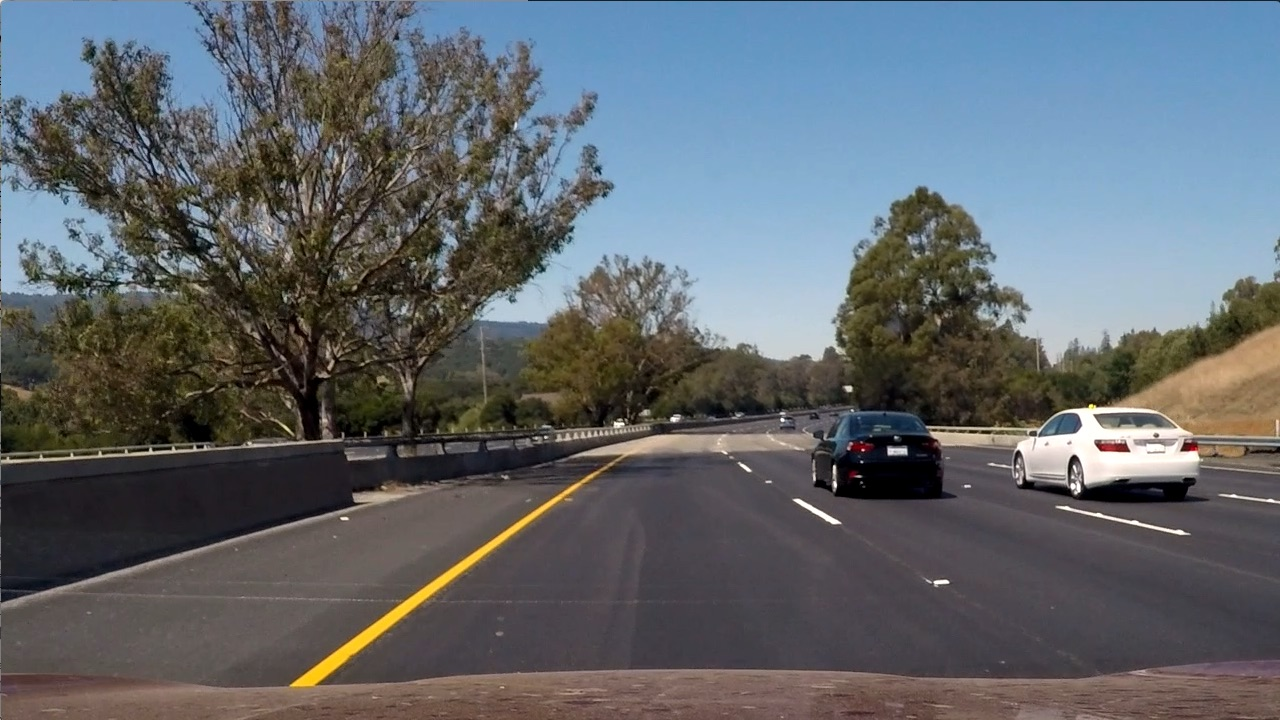
#> input picture SDC_01/calibration_wide/test6.jpg, 1280 x 720 px
$ jupyter execute 'SDC_01_16_29_HLS and Color Thresholds.ipynb'
#> lines starting #> are read from the running program, lines starting #| are printed output that depends on the picture
[cell 1]
import numpy as np
import cv2
import matplotlib.pyplot as plt
import matplotlib.image as mpimg

[cell 2]
image = mpimg.imread('calibration_wide/test6.jpg')
#> image is the input picture: shape (720, 1280, 3); mean R, G, B 97, 102.6, 107.9
plt.imshow(image)

[cell 3]
gray = cv2.cvtColor(image, cv2.COLOR_RGB2GRAY)
plt.imshow(gray)

[cell 4]
thresh = (180, 255)
binary = np.zeros_like(gray)
binary[(gray > thresh[0]) & (gray <= thresh[1])] = 1
plt.imshow(binary)

[cell 5]
R = image[:,:,0]
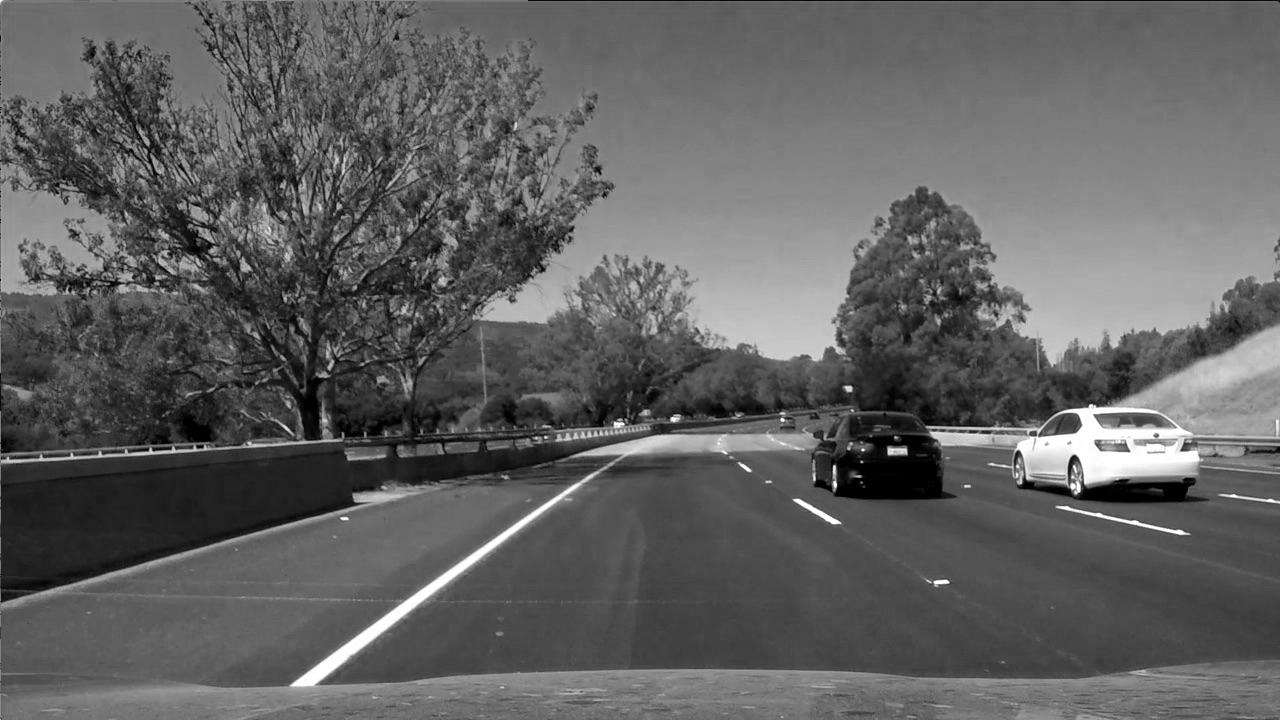
#> R: shape (720, 1280); min 0, max 255, mean 97
G = image[:,:,1]
B = image[:,:,2]
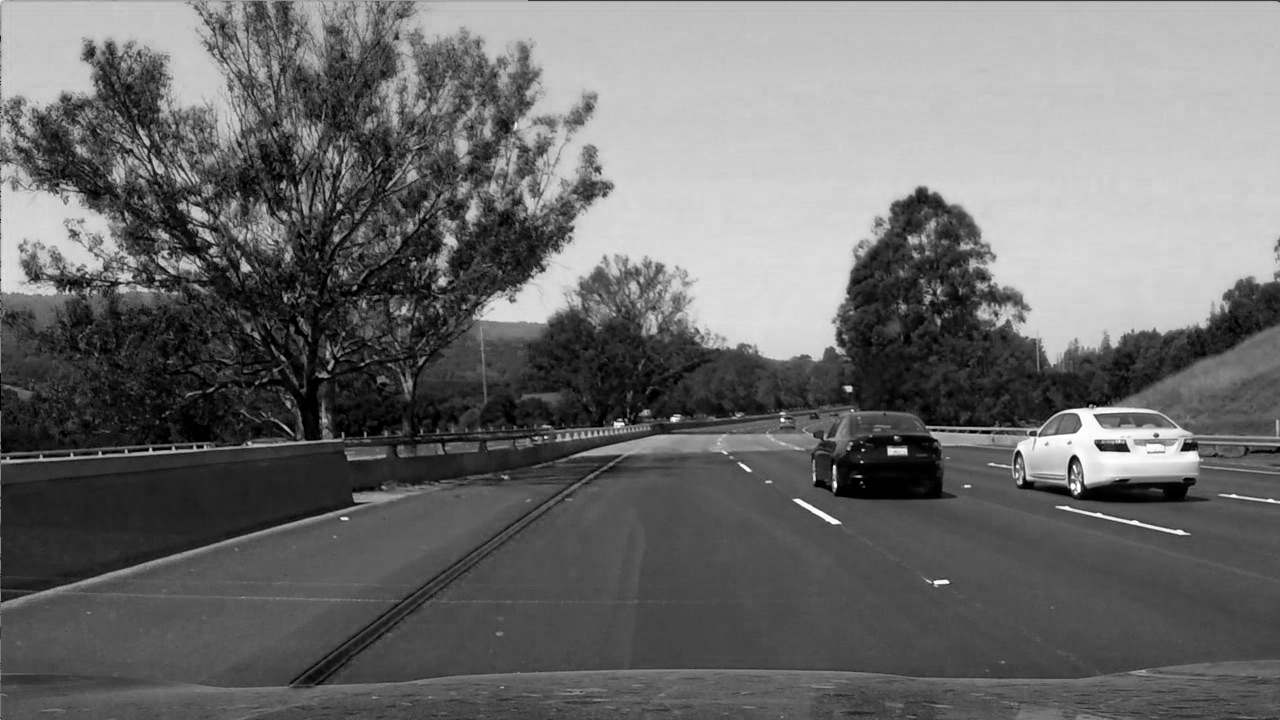
#> B: shape (720, 1280); min 0, max 255, mean 107.9

[cell 6]
plt.imshow(R, cmap='gray')

[cell 7]
plt.imshow(G, cmap='gray')

[cell 8]
plt.imshow(B, cmap='gray')

[cell 9]
thresh = (200, 255)
binary = np.zeros_like(R)
binary[(R > thresh[0]) & (R <= thresh[1])] = 1
plt.imshow(binary)

[cell 10]
hls = cv2.cvtColor(image, cv2.COLOR_RGB2HLS)
#> hls: shape (720, 1280, 3); mean of channels 0, 1, 2 76.7, 102.2, 57.5
H = hls[:,:,0]
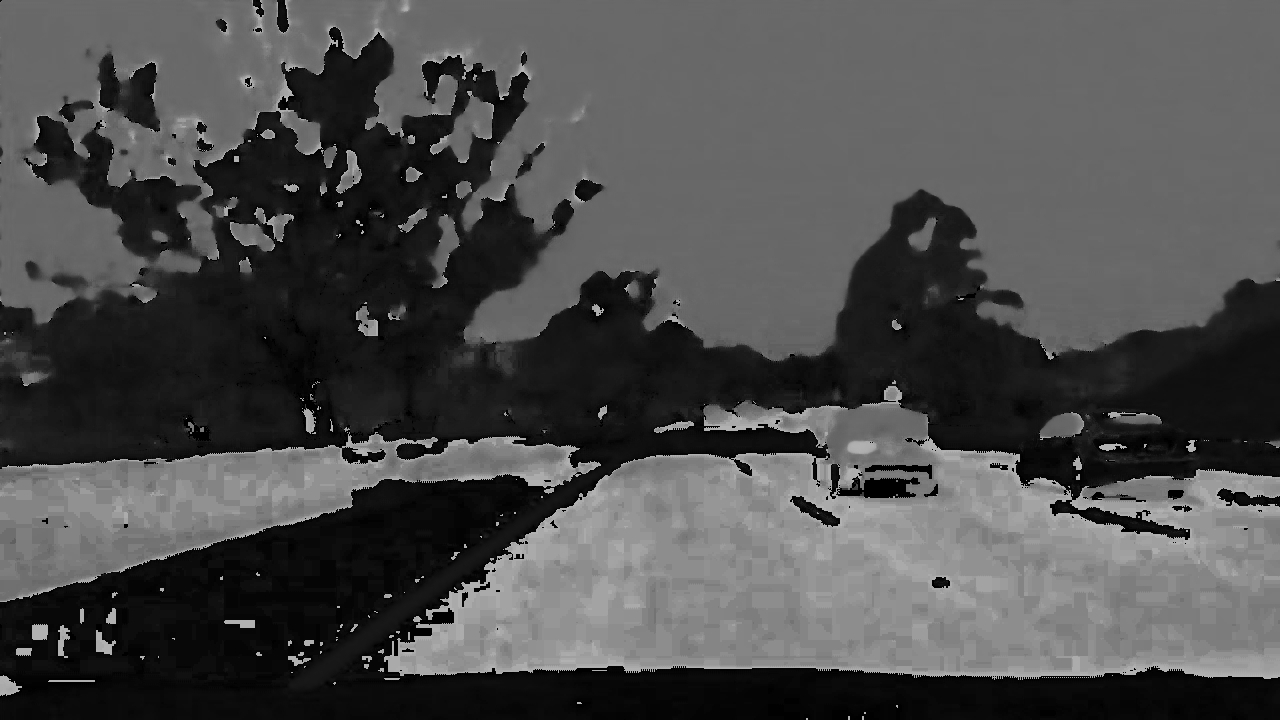
#> H: shape (720, 1280); min 0, max 180, mean 76.7
L = hls[:,:,1]
S = hls[:,:,2]
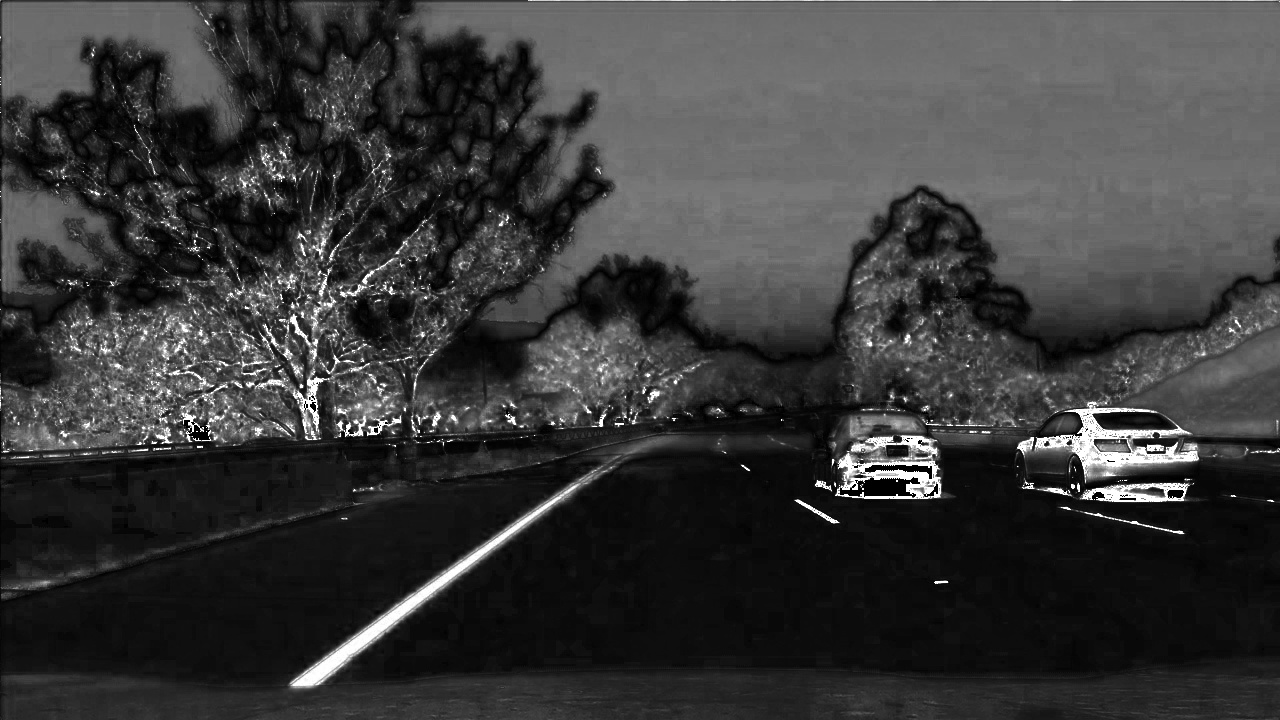
#> S: shape (720, 1280); min 0, max 255, mean 57.5

[cell 11]
plt.imshow(H, cmap='gray')

[cell 12]
plt.imshow(L, cmap='gray')

[cell 13]
plt.imshow(S, cmap='gray')

[cell 14]
thresh = (15, 100)
binary = np.zeros_like(H)
binary[(H > thresh[0]) & (H <= thresh[1])] = 1
plt.imshow(binary)
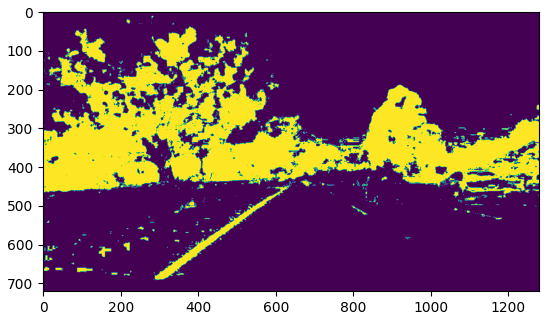
#> figure drawn by matplotlib, 1 panel

[cell 15]
thresh = (90, 255)
binary = np.zeros_like(S)
binary[(S > thresh[0]) & (S <= thresh[1])] = 1
plt.imshow(binary)
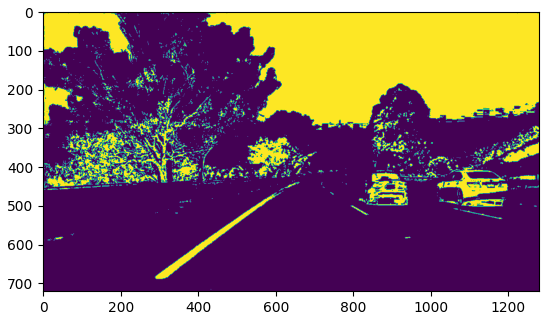
#> figure drawn by matplotlib, 1 panel

$ run again, with SDC_01/calibration_wide/GOPR0032.jpg copied over SDC_01/calibration_wide/test6.jpg
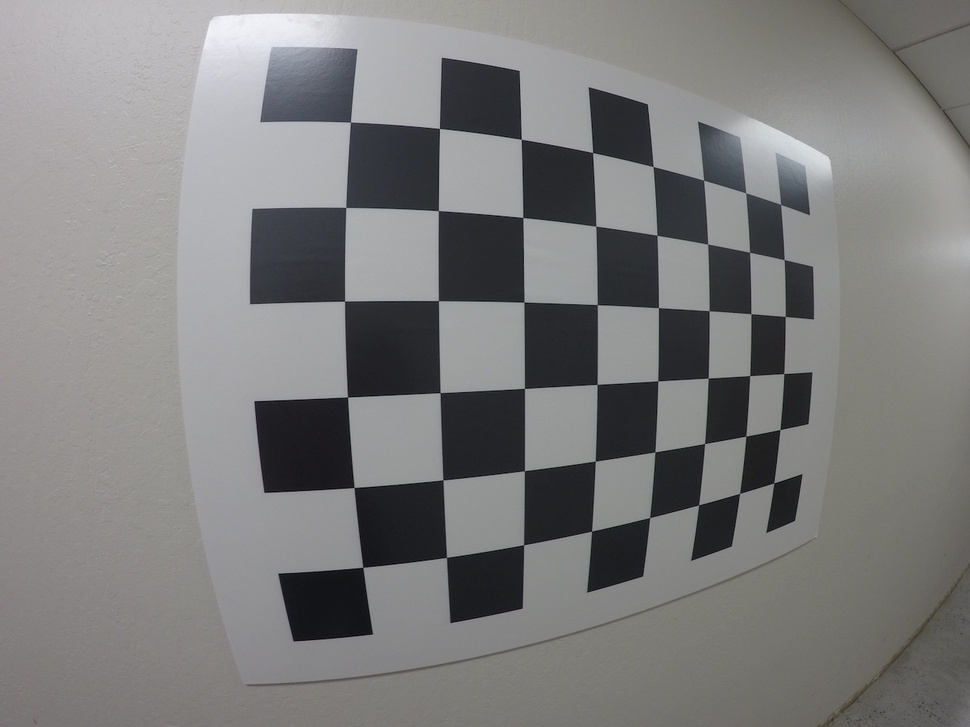
#> input picture SDC_01/calibration_wide/GOPR0032.jpg, 970 x 727 px, shrunk from 1280 x 960 before the run
#> image is the input picture: shape (727, 970, 3); mean R, G, B 125.1, 124.9, 124.7
#> hls: shape (727, 970, 3); mean of channels 0, 1, 2 68.3, 125.1, 8
#> `S = hls[:,:,2]`:
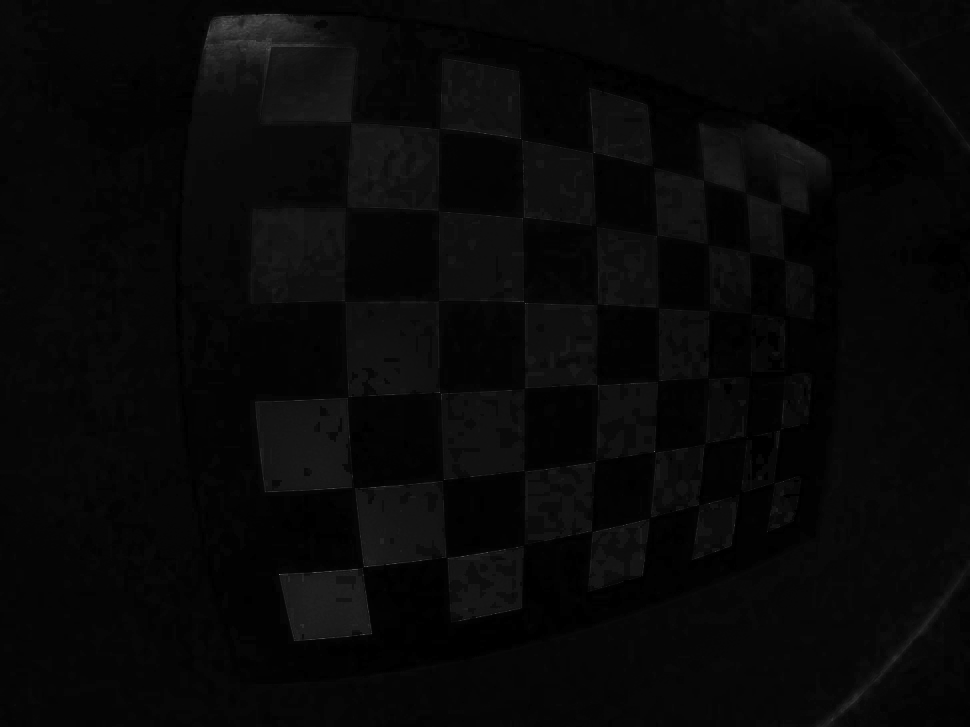
#> S: shape (727, 970); min 0, max 116, mean 8
#> `[cell 14] thresh = (15, 100) binary = np.zeros_like(H) binary[(H > thr..`:
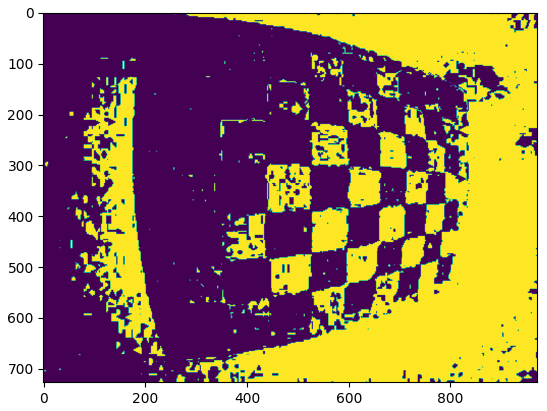
#> figure drawn by matplotlib, 1 panel

$ run again, with SDC_01/calibration_wide/GOPR0033.jpg copied over SDC_01/calibration_wide/test6.jpg
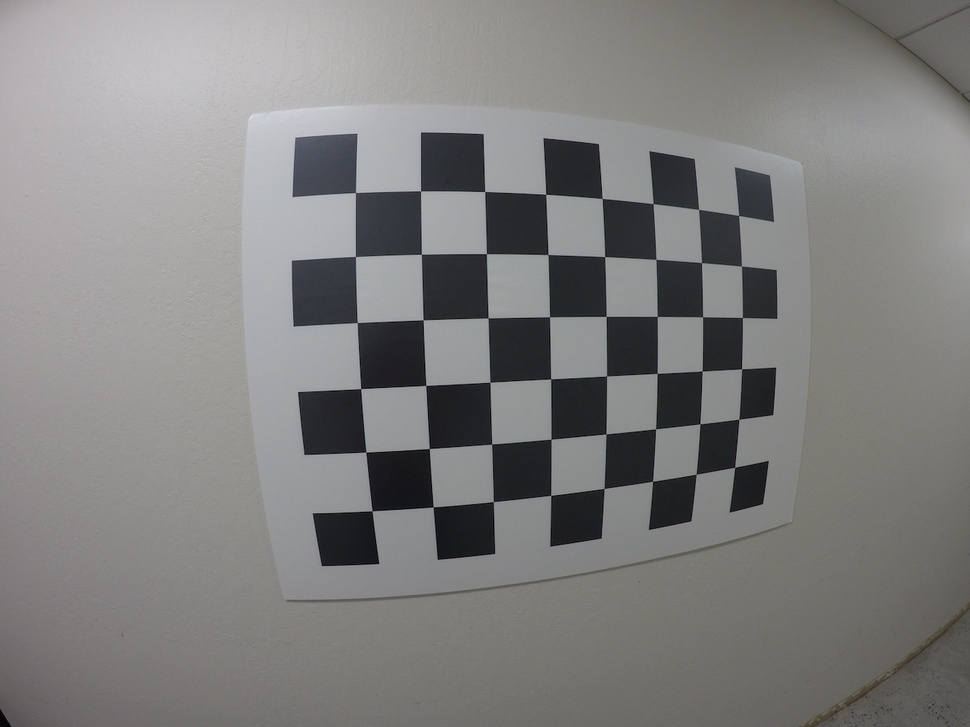
#> input picture SDC_01/calibration_wide/GOPR0033.jpg, 970 x 727 px, shrunk from 1280 x 960 before the run
#> image is the input picture: shape (727, 970, 3); mean R, G, B 128.1, 127.5, 126.8
#> hls: shape (727, 970, 3); mean of channels 0, 1, 2 67.9, 127.6, 6.9
#> `S = hls[:,:,2]`:
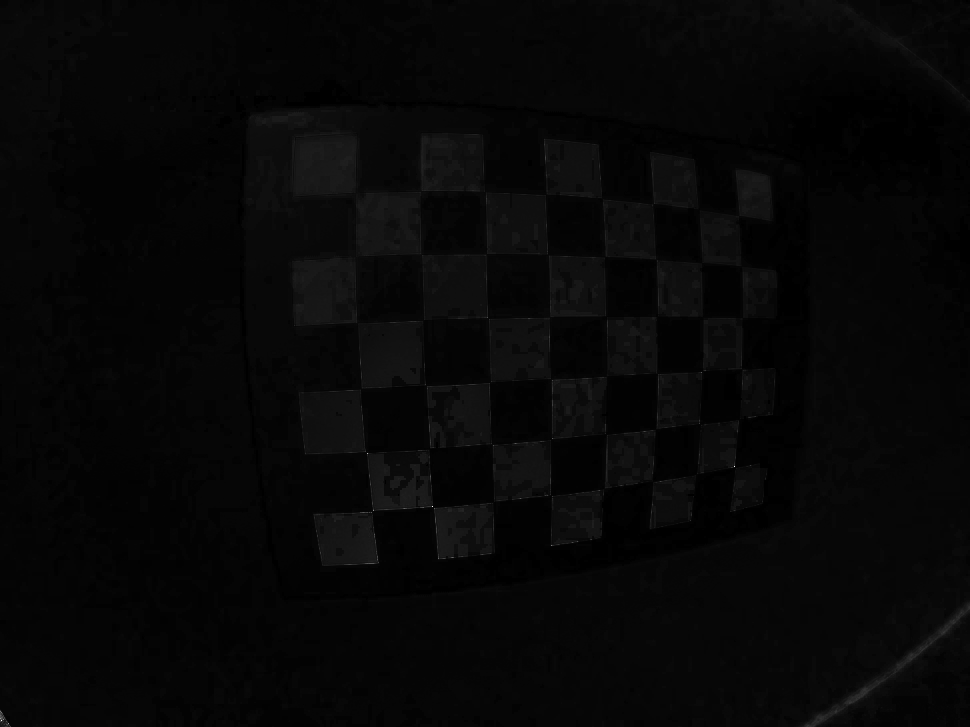
#> S: shape (727, 970); min 0, max 255, mean 6.9
#> `[cell 14] thresh = (15, 100) binary = np.zeros_like(H) binary[(H > thr..`:
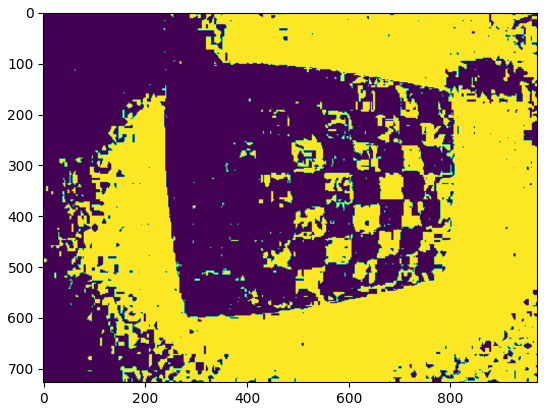
#> figure drawn by matplotlib, 1 panel

$ run again, with SDC_01/calibration_wide/GOPR0034.jpg copied over SDC_01/calibration_wide/test6.jpg
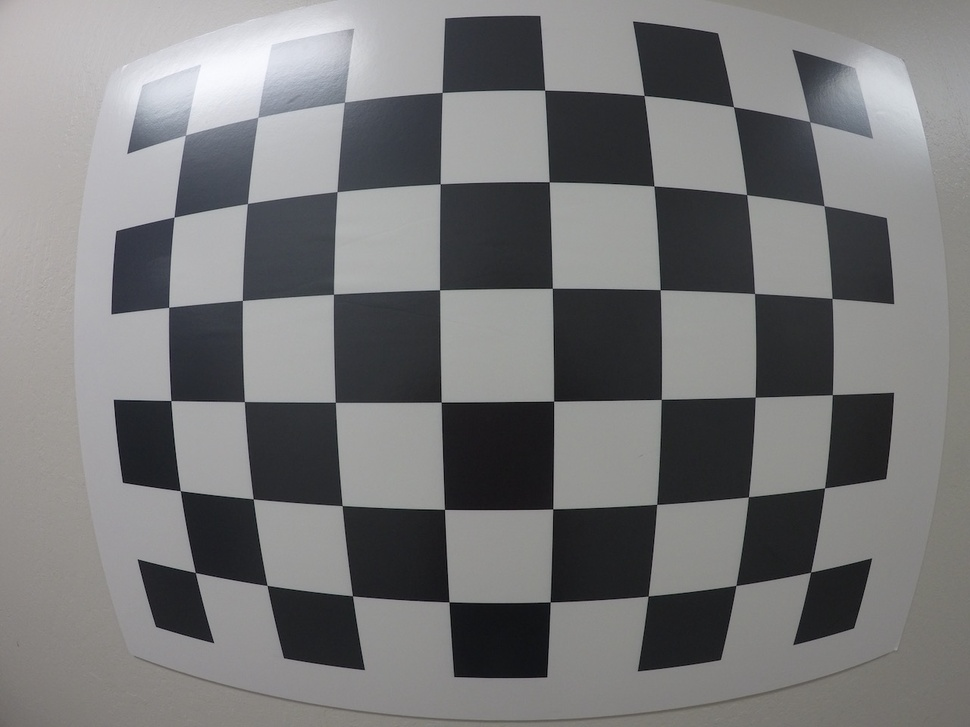
#> input picture SDC_01/calibration_wide/GOPR0034.jpg, 970 x 727 px, shrunk from 1280 x 960 before the run
#> image is the input picture: shape (727, 970, 3); mean R, G, B 119.1, 119.2, 120
#> hls: shape (727, 970, 3); mean of channels 0, 1, 2 72.8, 119.7, 8.7
#> `S = hls[:,:,2]`:
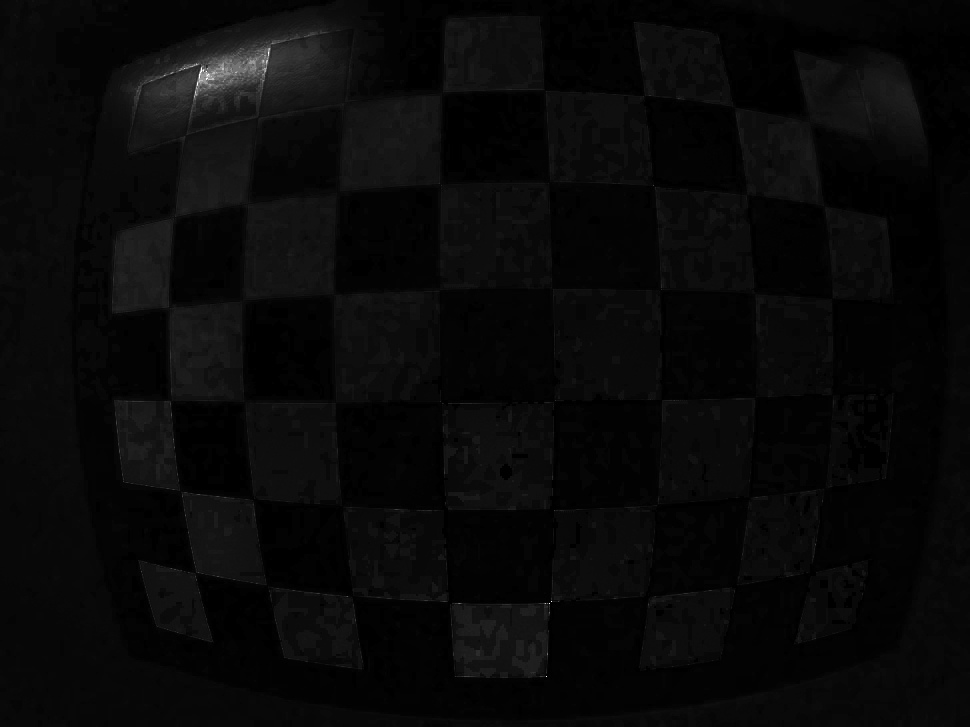
#> S: shape (727, 970); min 0, max 255, mean 8.7
#> `[cell 15] thresh = (90, 255) binary = np.zeros_like(S) binary[(S > thr..`:
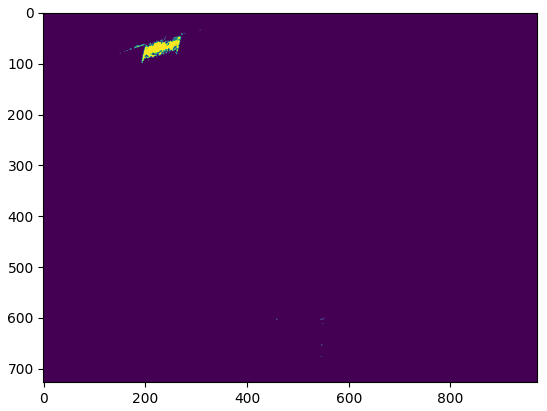
#> figure drawn by matplotlib, 1 panel
